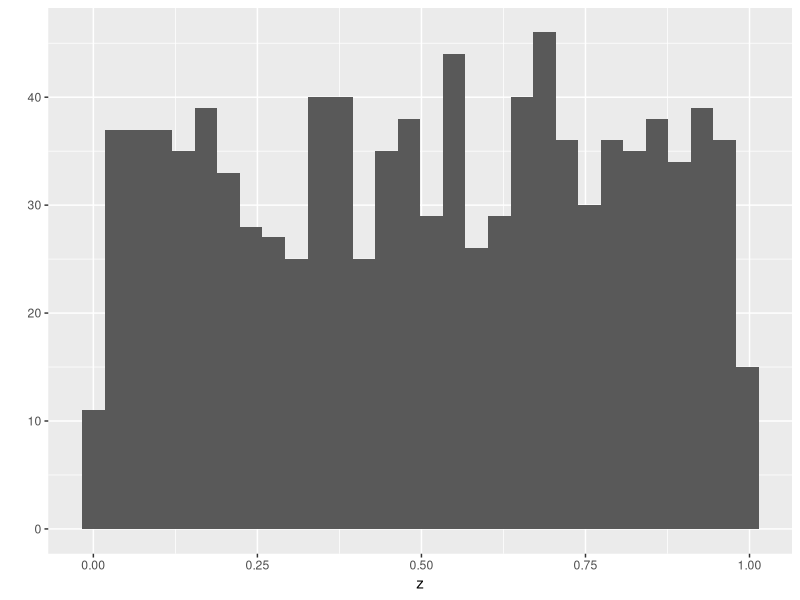

Generate this figure with R: (Note: this script raises an error after producing the figure.)
# Data types and atomic vectors - part 2
# 12 January 2021
# EMD

# Create atomic vector (avoid this)
z <- vector(mode="numeric",length=0)
print(z)
# add elements to it
z <- c(z,5)
head(z)
# this "dynamic sizing" is very slow!!

# predefine vecot length

#create a vector of 100 0s
z <- rep(0,100)
head(z)

# Vetter to start with NAs
z <- rep(NA,100)
typeof(z)
z[1] <- "Washington"
head(z)
typeof(z)

# efficiently create a large vector with names
my_vector <- runif(100)
my_names <- paste("Species",seq(1:length(my_vector)),  
                  sep="")
head(my_names)
names(my_vector) <- my_names
head(my_vector)

# using the rep function
rep(0.5,6)
rep(x=0.5,times=6) #give input names
rep(times=6,x=0.5) #order not important if names specified

my_vec <- c(1,2,3)
rep(x=my_vec,times=2)
rep(x=my_vec,each=2)
rep(x=my_vec,times=my_vec) # what does this do?
rep(x=my_vec,each=my_vec) # why?

#using seq
seq(from=2,to=4)
2:4 # very common in r programming
seq(from=2,to=4,by=0.5)
x <- seq(from=2,to=4,length=7)
my_vec <- seq(1:length(x))
my_vec
seq_along(x)
seq_len(5)

runif(5)
runif(n=3,min=100,max=103)

rnorm(6) #mean 0 sd 1
rnorm(n=6,mean=100,sd=30)

# Explore distributions by sampling and plotting
library(ggplot2) #do this at the start
z <- runif(1000)
qplot(z)

# using sample function
long_vec <- seq_len(10)
long_vec
sample(long_vec) # with no other parameters, this is just reorders the data
sample(long_vec,size=3) # specify a number, sampling without replacement
sample(long_vec,size=16) # too large
sample(long_vec,size=16,  
       replace=TRUE) # sampling with replacements

my_weights <- c(rep(20,5),rep(100,5)) # a set of non-zero positive weights )integers or real)
my_weights
sample(x=long_vec,replace=TRUE,prob=my_weights)
sample(x=long_vec,replace=FALSE,prob=my_weights)
sample(x=long_vec,replace=TRUE,prob=long_vec)

# subsetting atomc vectors

z <- c(3.1, 9.2, 1.3, 0.4, 7.5)

# positive index values
z[c(2,3)]
z[c(2,2,3,3)]

# negative index values to exclude elements
z[-c(2,3)]

# create a vector of logical elements to select 
# based on values

z < 3
z[z<3]

tester <- z < 3
print(tester)
z[tester]

# also have which function
which(z<3)

# use length to get positions relative to start
# and end of vector
# select everything but last two elements
z[-(length(z):(length(z)-1))]

# subset using named vector elements

names(z) <- letters[1:5]
z[c("b","c")]

# Relational Operators in R
# < less than
# > greater than
# <= less than or equal to
# >= greater than or equal to
# == equal to

# logical operators in R

# ! not
# & and (vector)
# | or (vector)
# xor(vec_a,vec_b) one or the other but not both
# && and (only for the first element)
# || or (only applies for the first element)

x <- 1:5
y <- c(1:3,7,7)

x == 2
x != 2

x == 7
x == 1
y == 7
x == 1 & y == 7
x == 1 | y == 7
x == 3 | y == 3
xor(x == 3, y == 3)
x == 3 && y == 3

# subscripting with missing values

set.seed(90)
z <- runif(10)
print(z)

z < 0.5 # create a logical vector
z[z < 0.5]
which(z < 0.5)
z[which(z < 0.5)]

# which behaves differently if there are NAs!!!!!!!!!!!!!!!
zD <- c(z,NA,NA) # contaminate it
zD[zD < 0.5] # NA values carried along!
z[which(z < 0.5)] # NA values are dropped!
